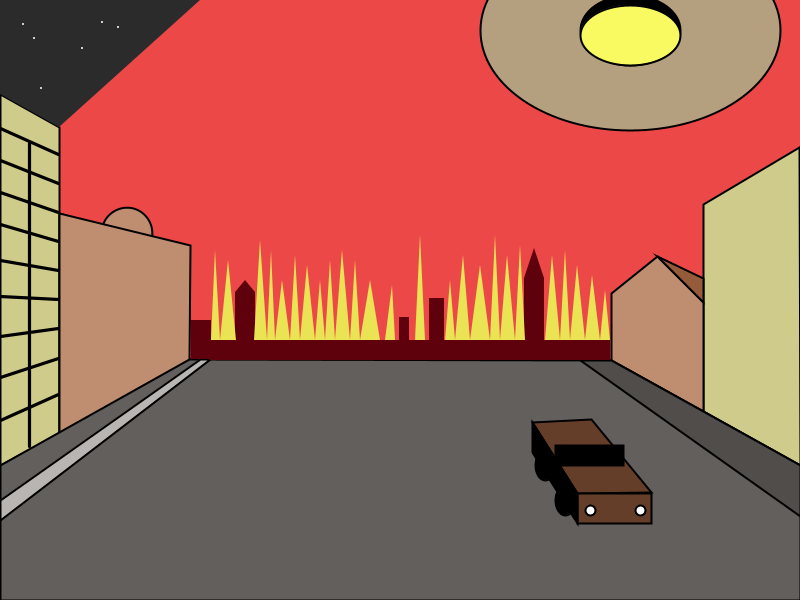
Frame 1 (no input)
Frame 60 (the mouse pressed at the canvas centre just before this capture): identical to frame 1, image omitted
Frame 120 (the mouse held since frame 60 and released just before this capture): identical to frame 1, image omitted

The Processing sketch that drew this single still picture (run headless with seeded random() and noise(); from frame 60 on, the mouse is pressed at the canvas centre):

// Processing sketch: Unit_2_Project_Mar_10th
// ── Unit_2_Project_Mar_10th.pde
//Johnson Xia
//2-1
//March 3rd, 2026
void setup() {
  size(800, 600); 
  
}

void draw() { 
  
  background(237,72,72);
  buildings();
  car();
  
  }
void UFO() {
  translate(300, 50); 
  fill(180, 160, 127); 
  ellipse(30, 20, 100, 100); 
  
  
}

int y;  
void car() {
  translate(500, 400); 
  stroke(0);          
  strokeWeight(2); 
  fill(100, 62, 41); 
  beginShape();
  vertex(32, 22); 
  vertex(91, 19); 
  vertex(151, 92); 
  vertex(77, 93); 
  endShape(CLOSE); 
  rect(77, 93, 74, 30); 
  fill(0); 
  beginShape();
  vertex(77, 93); 
  vertex(77, 123); 
  vertex(32, 52); 
  vertex(32, 22); 
  endShape(CLOSE); 
  ellipse(45, 65, 20, 30); 
  ellipse(65, 100, 20, 30); 
  rect(55, 45, 68, 20); 
  fill(255); 
  ellipse(90, 110, 10, 10); 
  ellipse(140, 110, 10, 10); 
}
void buildings(){
  strokeWeight(3); 

  //Left first building
  fill(206, 203, 139); // Set the fill color (RGB)
  stroke(0);           // Set the outline color
  strokeWeight(2);     // Set the outline thickness
  
  beginShape();
  vertex(0, 94);    // Point 1
  vertex(59, 127);     // Point 2
  vertex(59, 433);    // Point 3
  vertex(0, 465);    // Point 4
  vertex(0, 94);    // Point 5
  endShape(CLOSE);  
  
  stroke(0);           
  strokeWeight(3.2); 
  fill(155, 117, 47); 
  line(29, 143, 29, 446); 
  line(0, 128, 58, 154); 
  line(0, 160, 58, 183); 
  line(0, 192, 58, 212); 
  line(0, 224, 58, 241); 
  line(0, 260, 58, 270); 
  line(0, 296, 58, 299); 
  line(0, 336, 58, 328); 
  line(0, 377, 58, 358); 
  line(0, 420, 58, 394); 
  
  //Left second building
  
  stroke(0);           
  strokeWeight(2); 
  fill(0);      
  beginShape();
  vertex(59, 433);  
  vertex(59, 213);    
  vertex(66, 215);   
  vertex(66, 429); 
  endShape(CLOSE); 
  
  fill(191, 141, 112);
  pushMatrix();
  translate(127, 233);
  rotate(radians(15));
  arc(0, 0, 50, 50, PI, TWO_PI);
  popMatrix(); 

  fill(191, 141, 112);
  stroke(0);         
  strokeWeight(2);    
  
  beginShape();
  vertex(59, 213);  
  vertex(190, 245);    
  vertex(189, 360);   
  vertex(59, 433); 
  endShape(CLOSE);  
  
  //Sky
  fill(43, 43, 43);
  noStroke();         
     
  beginShape();
  vertex(0, 94);  
  vertex(59, 127);    
  vertex(200, 0);   
  vertex(0, 0); 
  endShape(CLOSE); 
  
  fill(255); 
  ellipse(23, 24, 2, 2); 
  ellipse(34, 38, 2, 2); 
  ellipse(41, 88, 2, 2); 
  ellipse(82, 48, 2, 2); 
  ellipse(118, 27, 2, 2); 
  ellipse(102, 22, 2, 2); 
  
  //Right building 
  
  fill(206, 203, 139); 
  stroke(0);
  strokeWeight(2); 
  beginShape();
  vertex(800, 465);  
  vertex(703, 411);    
  vertex(703, 204);   
  vertex(799, 147); 
  endShape(CLOSE); 
  
  //Second right building
  fill(191, 141, 112); 
  stroke(0);
  strokeWeight(2); 
  beginShape();
  vertex(703, 411);  
  vertex(611, 360);    
  vertex(611, 293);   
  vertex(657, 256); 
  vertex(703, 302); 
  endShape(CLOSE);  
  
  fill(149, 91, 59); 
  triangle(657, 256, 703, 302, 703, 278);  
  
  fill(98, 95, 93); 
  stroke(0);
  strokeWeight(2); 
  beginShape();
  vertex(0, 465);  
  vertex(189, 359);    
  vertex(611, 360);   
  vertex(800, 465); 
  vertex(800, 600); 
  vertex(0, 600); 
  endShape(CLOSE);  
  
  fill(80, 77, 75); 
  stroke(0);
  strokeWeight(2); 
  beginShape();
  vertex(611, 360);  
  vertex(580, 360);    
  vertex(800, 516);   
  vertex(800, 465);  
  endShape(CLOSE);  
  
  //UFO stationary 
  fill(180, 160, 127); 
  ellipse(630, 30, 300, 200); 
  fill(0); 
  ellipse(630, 30, 100, 70); 
  fill(249, 250, 98); 
  ellipse(630, 35, 100, 60); 
  
  fill(185, 181, 178); 
  beginShape();
  vertex(200, 359);  
  vertex(210, 359);    
  vertex(0, 520);   
  vertex(0, 500); 
  endShape(CLOSE); 
  
  //Background buildings 
  noStroke(); 
  fill(95, 1, 12); 
  rect(191, 320, 20, 39); 
  rect(210, 340, 400, 20);  
  rect(235, 292, 20, 50); 
  triangle(235, 292, 255, 292, 245, 280); 
  rect(399, 317, 10, 40); 
  rect(429, 298, 15, 60); 
  rect(524, 278, 20, 70); 
  triangle(524, 278, 544, 278, 534, 248); 
  fill(234, 227, 83); 
  triangle(267, 340, 275, 340, 271, 250);
  triangle(267, 340, 254, 340, 260, 240); 
  triangle(236, 340, 220, 340, 228, 260); 
  triangle(220, 340, 211, 340, 215, 250); 
  triangle(275, 340, 290, 340, 282, 280); 
  triangle(290, 340, 300, 340, 295, 255); 
  triangle(300, 340, 315, 340, 307, 265); 
  triangle(315, 340, 325, 340, 320, 280); 
  triangle(325, 340, 335, 340, 330, 260); 
  triangle(335, 340, 350, 340, 342, 250); 
  triangle(350, 340, 360, 340, 355, 260); 
  triangle(360, 340, 380, 340, 370, 280); 
  triangle(385, 340, 395, 340, 392, 285); 
  triangle(415, 340, 425, 340, 420, 235); 
  triangle(445, 340, 455, 340, 450, 280); 
  triangle(455, 340, 470, 340, 463, 255); 
  triangle(470, 340, 490, 340, 480, 265); 
  triangle(490, 340, 500, 340, 495, 235); 
  triangle(500, 340, 515, 340, 507, 255); 
  triangle(515, 340, 525, 340, 520, 245); 
  triangle(545, 340, 560, 340, 552, 255); 
  triangle(560, 340, 570, 340, 565, 250); 
  triangle(570, 340, 585, 340, 577, 265); 
  triangle(585, 340, 600, 340, 592, 275);
  triangle(600, 340, 610, 340, 605, 290); 
}
